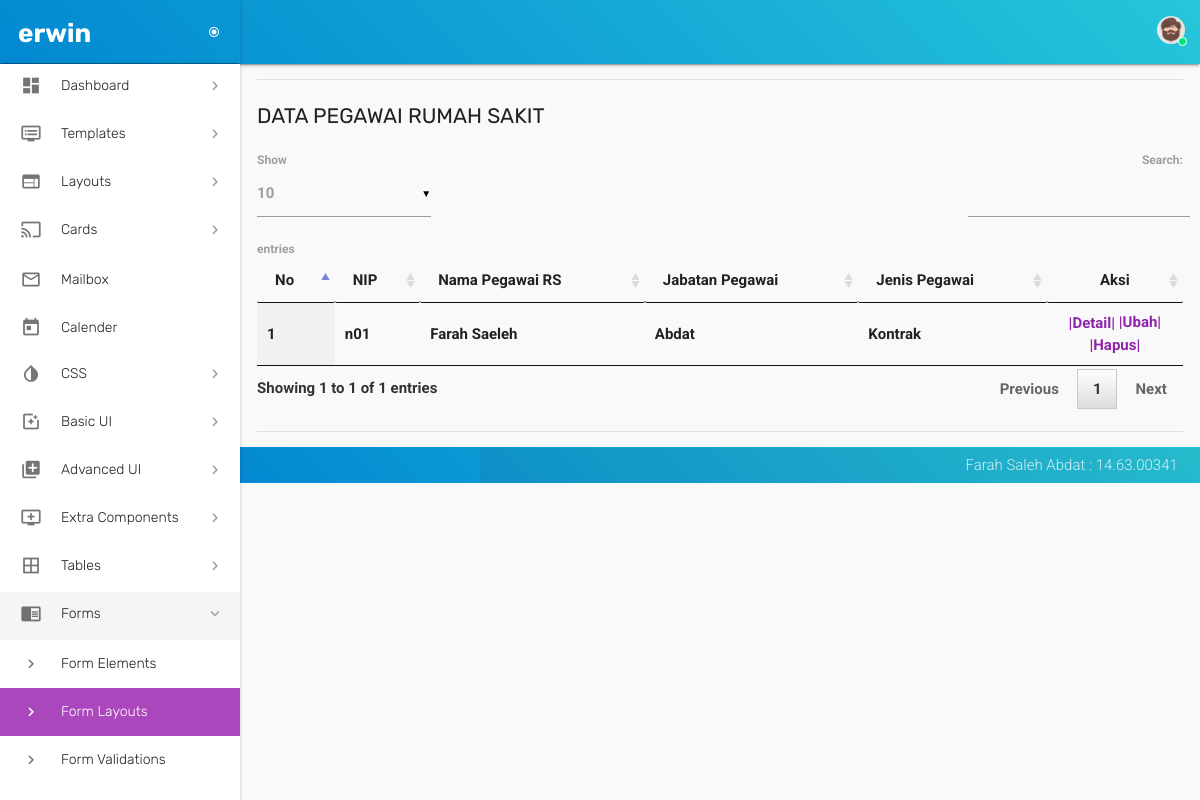
The app's page /pegawai_data.php (signed in), older data.
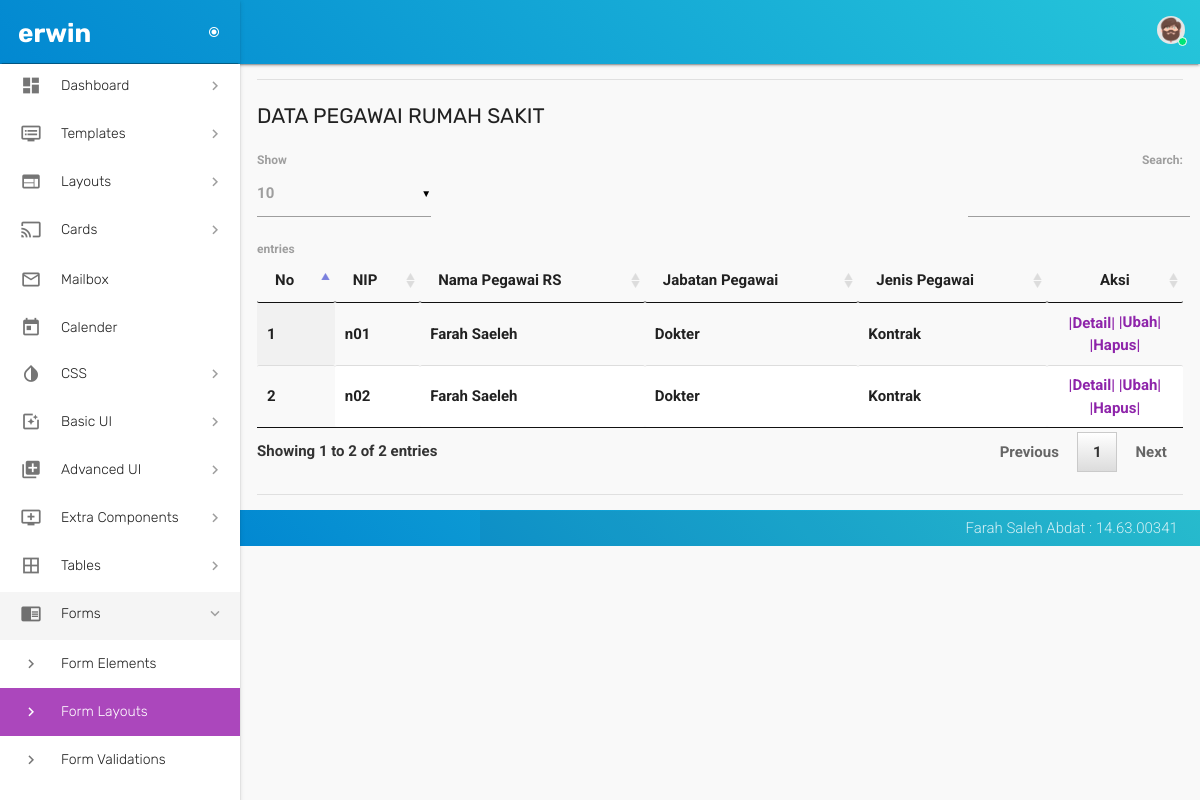
The same page, newer data.
### tables this page shows
CREATE TABLE `pegawai` (
  `id_pegawai` int(21) NOT NULL,
  `nip` varchar(21) NOT NULL,
  `nama_pegawai` varchar(30) NOT NULL,
  `jabatan_pegawai` varchar(30) NOT NULL,
  `status` enum('On','Off') NOT NULL DEFAULT 'On',
  `jenis_pegawai` enum('Permanen','Kontrak','Outsourcing') NOT NULL,
  `nama_pt` varchar(100) DEFAULT NULL,
  `tgl_lahir` date NOT NULL,
  `tgl_masuk_kerja` date NOT NULL,
  `tgl_keluar_kerja` date DEFAULT NULL,
  `jenis_kelamin` enum('Laki-laki','Perempuan') NOT NULL,
  `agama` enum('Islam','Kristen','Hindu','Budha','Protestan') NOT NULL,
  `pendidikan_akhir` varchar(30) NOT NULL,
  `no_telepon` varchar(21) NOT NULL,
  `no_telepon_rumah` varchar(21) NOT NULL,
  `kabupaten_kota` varchar(30) NOT NULL,
  `kecamatan` varchar(30) DEFAULT NULL,
  `desa` varchar(30) DEFAULT NULL,
  `rt_rw` varchar(30) DEFAULT NULL,
  `alamat_jln` varchar(30) NOT NULL,
  `jumlah` int(21) NOT NULL DEFAULT '0'
);

### pegawai_data.php (the view, shortened to what this page needs)
<?php
 if (empty($_SESSION['username'])) {
 header("location:login_form.php");
 }
 else {
 ?>
<!DOCTYPE html>
<html lang="en">
  <head>
    <link href="assets/css/materialize.css" type="text/css" rel="stylesheet">
    <link href="assets/css/style.css" type="text/css" rel="stylesheet">
    <link href="assets/css/custom.css" type="text/css" rel="stylesheet">
    <link href="assets/css/perfect-scrollbar.css" type="text/css" rel="stylesheet">
    <link href="assets/css/jquery-jvectormap.css" type="text/css" rel="stylesheet">
    <link href="assets/css/jquery.dataTables.min.css" type="text/css" rel="stylesheet">
  </head>
  <body>
  <?php include 'config/header.php'; ?>
  <?php include 'config/menu.php'; ?>
        <section id="content">
          <div class="container">
            <div class="section">
              <div class="divider"></div>
              <div id="table-datatables">
                <h4 class="header">Data Pegawai Rumah Sakit</h4>
                <div class="row">
                  <div class="col s12">
                    <table id="data-table-simple" class="responsive-table display" cellspacing="0">
                        <thead>
                        <tr>
                        <th> No </th>
                        <th> NIP </th>
                        <th> Nama Pegawai RS </th>
                        <th> Jabatan Pegawai</th>
                        <th> Jenis Pegawai </th>
                        <th style="width:100px;text-align: center;"> Aksi </th>
                        </tr>
                        </thead>
                       <tbody>
                        <?php
                        include 'config/koneksiDB.php';
                        $query="SELECT * FROM pegawai";
                        $result=mysqli_query($koneksi, $query) or die(mysqli_error());
                        $no=1;
                        while ($data = mysqli_fetch_array($result, MYSQLI_BOTH)){
                        ?>
                        <tr>
                        <td><?php echo $no++; ?></td>
                        <td><?php echo $data['nip']; ?></td>
                        <td><?php echo $data['nama_pegawai']; ?></td>
                        <td><?php echo $data['jabatan_pegawai']; ?></td>
                        <td><?php echo $data['jenis_pegawai']; ?></td>
                        <td style="width:100px;text-align: center;">
                        <a class='waves-effect waves-light modal-trigger' href='#modal2<?php echo $data['id_pegawai']; ?>'>|Detail|</a>
                        <?php echo "
                        <a href='pegawai_form_ubah.php?id_pegawai=$data[id_pegawai]'>|Ubah|</a>
                        <a href='pegawai_proses_hapus.php?id_pegawai=$data[id_pegawai]' onclick=\"return confirm('Anda yakin akan menghapus data ?')\">|Hapus|</a>";
                        ?>
                        </td>
                        </tr>
                        <?php
                        }
                        ?>
                   </tbody>
                    </table>
                  </div>
                </div>
              </div>
            <br>
          <div class="divider"></div>
        </div>
      </div>
        </section>
    <?php include 'config/footer.php'; ?>
  </body>
</html>
<?php } ?>

### config/header.php (shortened to what this page needs)
<header id="header" class="page-topbar">
      <div class="navbar-fixed">
        <nav class="navbar-color gradient-45deg-light-blue-cyan">
          <div class="nav-wrapper">
            <ul class="right hide-on-med-and-down">
            <li>
                <a href="javascript:void(0);" class="waves-effect waves-block waves-light profile-button" data-activates="profile-dropdown">
                  <span class="avatar-status avatar-online">
                    <img src="assets/images/avatar/avatar-7.png" alt="avatar">
                    <i></i>
                  </span>
                </a>
              </li>
            </ul>
          </div>
        </nav>
      </div>
    </header>

### config/menu.php (shortened to what this page needs)
<div id="main">
  <div class="wrapper">
    <aside id="left-sidebar-nav" class="gradient-45deg-light-blue-cyan">
      <div class="brand-sidebar">
        <h1 class="logo-wrapper">
          <a href="index.html" class="brand-logo darken-1">
            <span class="logo-text hide-on-med-and-down"><b><?php echo $_SESSION['username'] ?></span>
          </a>
          <a href="#" class="navbar-toggler">
            <i class="material-icons">radio_button_checked</i>
          </a>
        </h1>
      </div>
      <ul id="slide-out" class="side-nav fixed leftside-navigation">
        <li class="no-padding">
          <ul class="collapsible" data-collapsible="accordion">
            <li class="bold">
              <a class="collapsible-header waves-effect waves-cyan">
                <i class="material-icons">dashboard</i>
                <span class="nav-text">Dashboard</span>
              </a>
            </li>
            <li class="bold">
              <a class="collapsible-header waves-effect waves-cyan">
                <i class="material-icons">dvr</i>
                <span class="nav-text">Templates</span>
              </a>
            </li>
            <li class="bold">
              <a class="collapsible-header waves-effect waves-cyan">
                <i class="material-icons">web</i>
                <span class="nav-text">Layouts</span>
              </a>
            </li>
            <li class="bold">
              <a class="collapsible-header waves-effect waves-cyan">
                <i class="material-icons">cast</i>
                <span class="nav-text">Cards</span>
              </a>
            </li>
            <li class="bold">
              <a href="app-email.html" class="waves-effect waves-cyan">
                <i class="material-icons">mail_outline</i>
                <span class="nav-text">Mailbox</span>
              </a>
            </li>
            <li class="bold">
              <a href="app-calendar.html" class="waves-effect waves-cyan">
                <i class="material-icons">today</i>
                <span class="nav-text">Calender</span>
              </a>
            </li>
            <li class="bold">
              <a class="collapsible-header waves-effect waves-cyan">
                <i class="material-icons">invert_colors</i>
                <span class="nav-text">CSS</span>
              </a>
            </li>
            <li class="bold">
              <a class="collapsible-header  waves-effect waves-cyan">
                <i class="material-icons">photo_filter</i>
                <span class="nav-text">Basic UI</span>
              </a>
            </li>
            <li class="bold">
              <a class="collapsible-header waves-effect waves-cyan">
                <i class="material-icons">library_add</i>
                <span class="nav-text">Advanced UI</span>
              </a>
            </li>
            <li class="bold">
              <a class="collapsible-header waves-effect waves-cyan">
                <i class="material-icons">add_to_queue</i>
                <span class="nav-text">Extra Components</span>
              </a>
            </li>
            <li class="bold">
              <a class="collapsible-header  waves-effect waves-cyan">
                <i class="material-icons">border_all</i>
                <span class="nav-text">Tables</span>
              </a>
            </li>
            <li class="bold">
              <a class="collapsible-header  waves-effect waves-cyan active">
                <i class="material-icons">chrome_reader_mode</i>
                <span class="nav-text">Forms</span>
              </a>
              <div class="collapsible-body">
                <ul>
                  <li>
                    <a href="form-elements.html">
                      <i class="material-icons">keyboard_arrow_right</i>
                      <span>Form Elements</span>
                    </a>
                  </li>
                  <li class="active">
                    <a href="form-layouts.html">
                      <i class="material-icons">keyboard_arrow_right</i>
                      <span>Form Layouts</span>
                    </a>
                  </li>
                  <li>
                    <a href="form-validation.html">
                      <i class="material-icons">keyboard_arrow_right</i>
                      <span>Form Validations</span>
                    </a>
                  </li>
                  <li>
                    <a href="form-masks.html">
                      <i class="material-icons">keyboard_arrow_right</i>
                    </a>
                  </li>
                </ul>
              </div>
            </li>
          </ul>
        </li>
      </ul>
    </aside>

### config/footer.php
<footer class="page-footer gradient-45deg-light-blue-cyan">
      <div class="footer-copyright">
        <div class="container">
          <span class="right hide-on-small-only"> Farah Saleh Abdat : 14.63.00341</span>
        </div>
      </div>
    </footer>

Row changes from the older to the newer data that the page shows:
changed pegawai (number 1 of 2 on the later page): jabatan_pegawai "Abdat" → "Dokter"
added pegawai: nip "n02", nama_pegawai "Farah Saeleh", jabatan_pegawai "Dokter", jenis_pegawai "Kontrak"
Text that changed along with them:
text written by a page script: "Show ▼ entries Search: Showing 1 to 1 of 1 entries Previous 1 Next" → "Show ▼ entries Search: Showing 1 to 2 of 2 entries Previous 1 Next"
